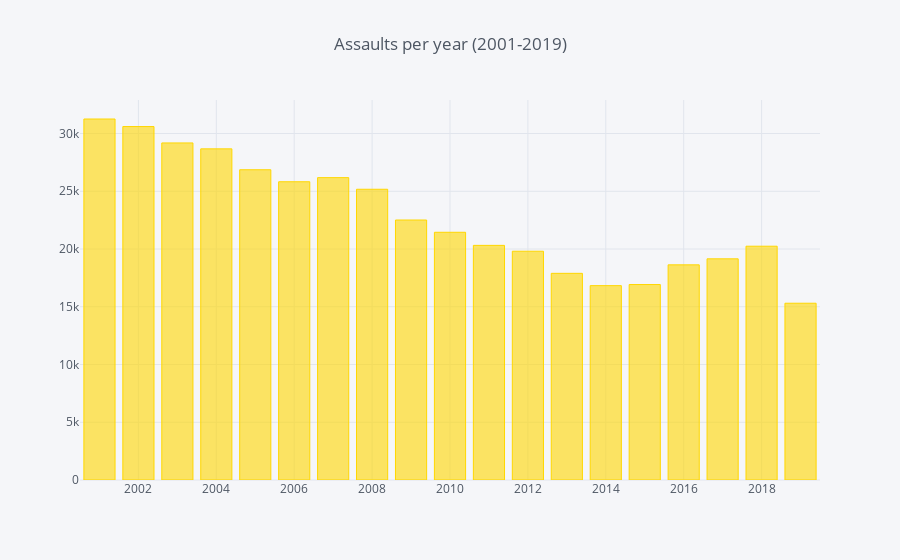

Notebook code for this chart:
### Code cell
# Assaults by Year
assault_year = pd.crosstab(df_assault['Year'], df_assault['Primary Type'])
assault_year.iplot(kind='bar', title='Assaults per year (2001-2019)', color='gold')

### Figure 1 — Plotly figure (JSON) as saved in the notebook; plotly's stock layout.template omitted (floating-point values rounded to 4 significant figures)
{"data": [{"marker": {"color": "rgba(255, 215, 0, 0.6)", "line": {"color": "rgba(255, 215, 0, 1.0)", "width": 1}}, "name": "ASSAULT", "orientation": "v", "text": "", "type": "bar", "uid": "20a3590c-c82b-443d-9642-9d5d39f239aa", "x": [2001, 2002, 2003, 2004, 2005, 2006, 2007, 2008, 2009, 2010, 2011, 2012, 2013, 2014, 2015, 2016, 2017, 2018, 2019], "y": [31256, 30602, 29182, 28670, 26861, 25823, 26180, 25173, 22511, 21448, 20315, 19807, 17893, 16827, 16923, 18628, 19148, 20242, 15305]}], "layout": {"legend": {"bgcolor": "#F5F6F9", "font": {"color": "#4D5663"}}, "paper_bgcolor": "#F5F6F9", "plot_bgcolor": "#F5F6F9", "title": {"font": {"color": "#4D5663"}, "text": "Assaults per year (2001-2019)"}, "xaxis": {"gridcolor": "#E1E5ED", "showgrid": true, "tickfont": {"color": "#4D5663"}, "title": {"font": {"color": "#4D5663"}, "text": ""}, "zerolinecolor": "#E1E5ED"}, "yaxis": {"gridcolor": "#E1E5ED", "showgrid": true, "tickfont": {"color": "#4D5663"}, "title": {"font": {"color": "#4D5663"}, "text": ""}, "zerolinecolor": "#E1E5ED"}}}
